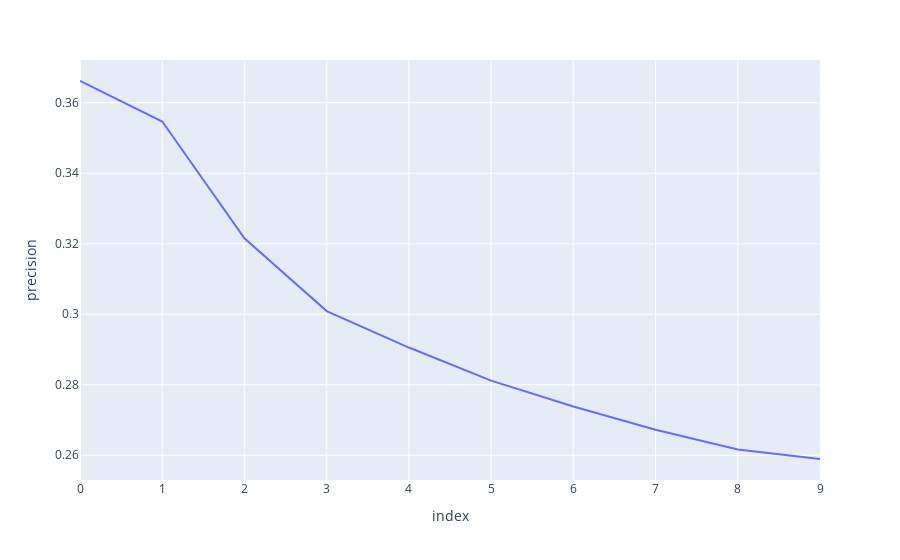
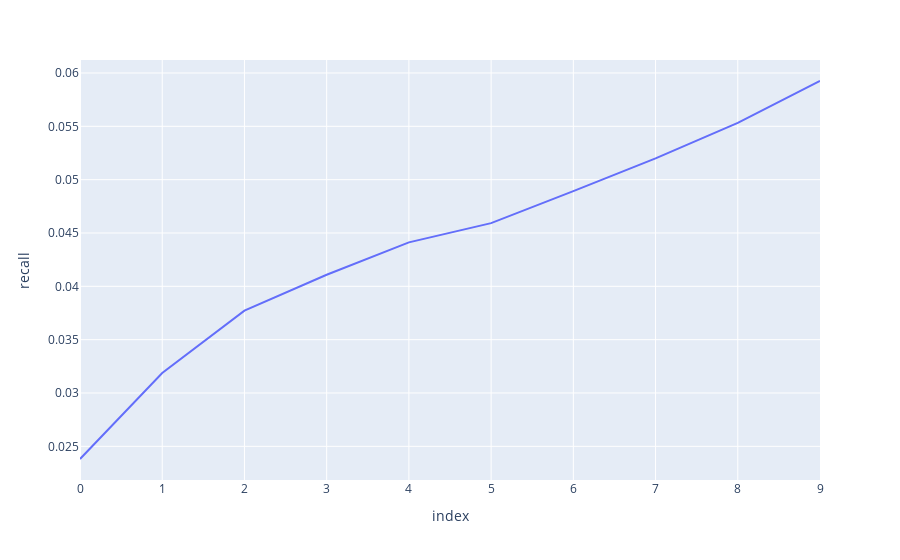

The code cell stored with these charts, in order, in its notebook:
### Code cell
from collections import defaultdict
def predict(movieIds, test_predictions, N):
    useful_rules = []
    for x, y, supp, conf in rules:
        if x[0] not in movieIds:
            continue
        new_y = [movieId for movieId in y if movieId not in movieIds]
        if len(new_y) == 0:
            continue
        if (x[0], new_y) not in useful_rules:
            useful_rules.append((x[0], new_y))
        if len(useful_rules) == N:
            break
    
    predictions = set()
    precision = 0
    recall = 0
    for n, (x, y) in enumerate(useful_rules):
        predictions = predictions.union(set(y))
        hit_set = predictions & test_predictions
        precision = len(hit_set) / len(predictions)
        recall = len(hit_set) / len(test_predictions)
#         print(f"Taking {n} rules\t precision: {precision:.3f}\t recall: {recall:.3f}")
    
    return precision, recall
recommend = defaultdict(list)
N = 10
average_precision = [0 for _ in range(N)]
average_recall = [0 for _ in range(N)]
for index, row in enumerate(train):
    # print(f"{'-'*100}\nUserId: {row['userId']}")
    test_predictions = test[index]
    for i in range(N):
        if(len(test_predictions)==0):
            continue
        prec, recall = predict(row, set(test_predictions), i + 1)
        # print(prec, recall)
        average_precision[i] += prec
        average_recall[i] += recall
        
average_precision = map(lambda x: x / totsize, average_precision)
average_recall = map(lambda x: x / totsize, average_recall)
import pandas as pd
df = pd.DataFrame(list(zip(average_precision, average_recall)), columns=["precision", "recall"])
import plotly.express as px
fig = px.line(df, x=df.index, y="precision")
fig.show()
fig2 = px.line(df, x=df.index, y="recall")
fig2.show()

### Figure 1 — Plotly figure (JSON) as saved in the notebook; plotly's stock layout.template omitted (floating-point values rounded to 4 significant figures)
{"data": [{"hovertemplate": "index=%{x}<br>precision=%{y}<extra></extra>", "legendgroup": "", "line": {"color": "#636efa", "dash": "solid"}, "marker": {"symbol": "circle"}, "mode": "lines", "name": "", "orientation": "v", "showlegend": false, "type": "scatter", "x": [0, 1, 2, 3, 4, 5, 6, 7, 8, 9], "xaxis": "x", "y": [0.3662, 0.3547, 0.3216, 0.3009, 0.2906, 0.2812, 0.2739, 0.2673, 0.2617, 0.2589], "yaxis": "y"}], "layout": {"legend": {"tracegroupgap": 0}, "margin": {"t": 60}, "xaxis": {"anchor": "y", "domain": [0, 1], "title": {"text": "index"}}, "yaxis": {"anchor": "x", "domain": [0, 1], "title": {"text": "precision"}}}}

### Figure 2 — Plotly figure (JSON) as saved in the notebook; plotly's stock layout.template omitted (floating-point values rounded to 4 significant figures)
{"data": [{"hovertemplate": "index=%{x}<br>recall=%{y}<extra></extra>", "legendgroup": "", "line": {"color": "#636efa", "dash": "solid"}, "marker": {"symbol": "circle"}, "mode": "lines", "name": "", "orientation": "v", "showlegend": false, "type": "scatter", "x": [0, 1, 2, 3, 4, 5, 6, 7, 8, 9], "xaxis": "x", "y": [0.02381, 0.03188, 0.03772, 0.04108, 0.04412, 0.04593, 0.04892, 0.05199, 0.05532, 0.05925], "yaxis": "y"}], "layout": {"legend": {"tracegroupgap": 0}, "margin": {"t": 60}, "xaxis": {"anchor": "y", "domain": [0, 1], "title": {"text": "index"}}, "yaxis": {"anchor": "x", "domain": [0, 1], "title": {"text": "recall"}}}}
